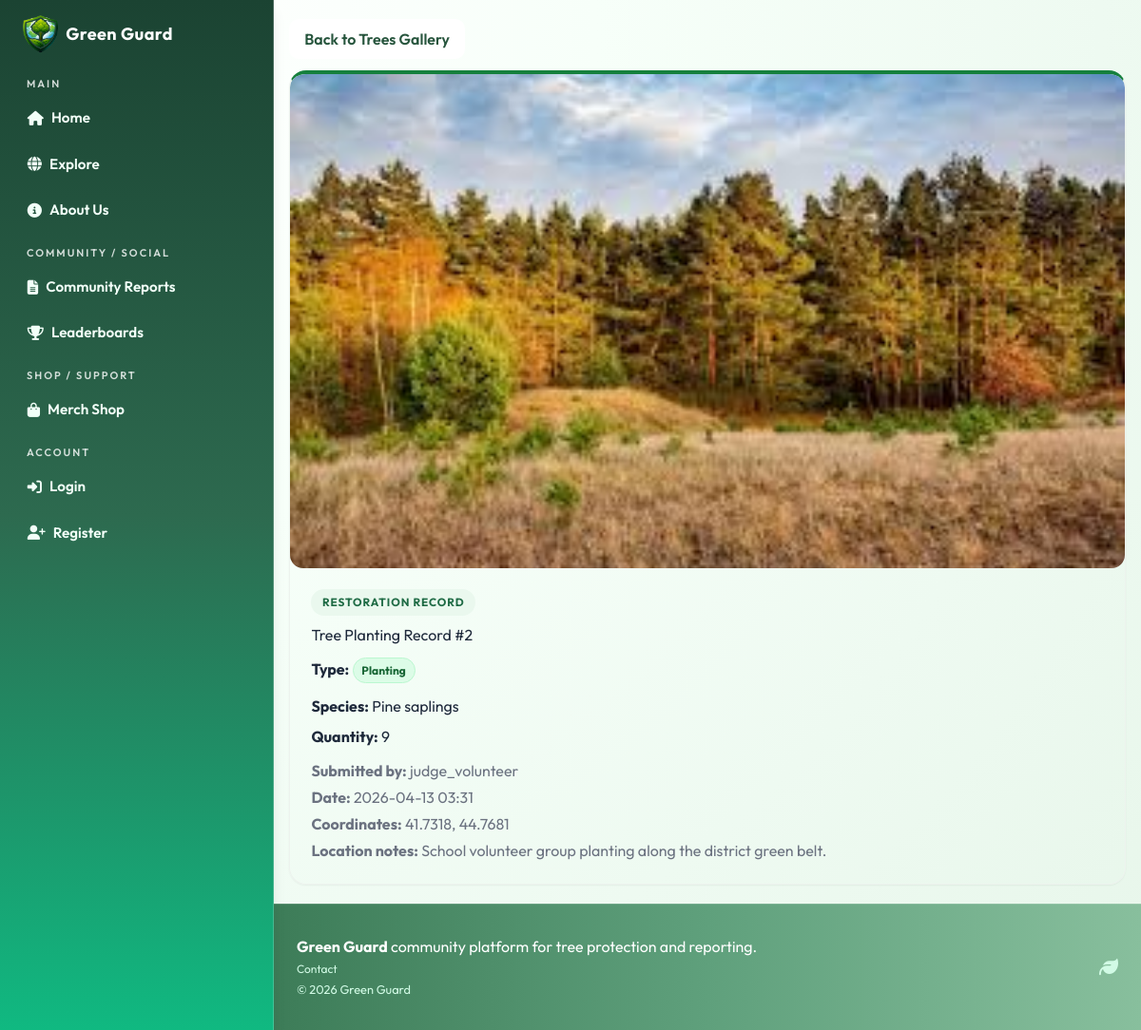
Screenshot of /reports/trees/2 with the database file from the repository.
### models.py (models this page shows, shortened)
class TreeRecord(db.Model):
    id = db.Column(db.Integer, primary_key=True)
    species = db.Column(db.String(120), nullable=False)
    quantity = db.Column(db.Integer, default=1, nullable=False)
    latitude = db.Column(db.Float, nullable=False)
    longitude = db.Column(db.Float, nullable=False)
    location_notes = db.Column(db.String(255))
    image_filename = db.Column(db.String(255))
    created_at = db.Column(
        db.DateTime, default=datetime.utcnow, nullable=False)
    user_id = db.Column(db.Integer, db.ForeignKey("user.id"), nullable=False)
    campaign_id = db.Column(
        db.Integer, db.ForeignKey("campaign.id"), nullable=True)

class User(UserMixin, db.Model):
    id = db.Column(db.Integer, primary_key=True)
    username = db.Column(db.String(80), unique=True, nullable=False)
    email = db.Column(db.String(120), unique=True, nullable=False)
    password_hash = db.Column(db.String(255), nullable=False)
    role = db.Column(db.String(30), default="individual", nullable=False)
    is_admin = db.Column(db.Boolean, default=False, nullable=False)
    verification_status = db.Column(
        db.String(20), default="approved", nullable=False
    )
    verified_at = db.Column(db.DateTime)
    verified_by_id = db.Column(db.Integer, db.ForeignKey("user.id"))
    created_at = db.Column(
        db.DateTime, default=datetime.utcnow, nullable=False)
    verified_by = db.relationship(
        "User",
        remote_side=[id],
        foreign_keys=[verified_by_id],
        post_update=True,
    )
    tree_records = db.relationship(
        "TreeRecord", backref="user", lazy=True, cascade="all, delete-orphan"
    )
    cutting_reports = db.relationship(
        "CuttingReport", backref="user", lazy=True, cascade="all, delete-orphan"
    )
    volunteer_signups = db.relationship(
        "VolunteerCampaignSignup", backref="user", lazy=True, cascade="all, delete-orphan"
    )
    support_donations = db.relationship(
        "SupportDonation", backref="user", lazy=True, cascade="all, delete-orphan"
    )
    created_campaigns = db.relationship(
        "Campaign", backref="creator", lazy=True, foreign_keys="Campaign.creator_user_id"
    )
    merch_purchases = db.relationship(
        "MerchPurchase", backref="user", lazy=True, cascade="all, delete-orphan"
    )

### routes/reports.py (the view)
@reports_bp.route("/reports/trees/<int:tree_id>")
def tree_detail(tree_id):
    tree = TreeRecord.query.get_or_404(tree_id)
    delete_form = DeleteForm()
    return render_template("volunteers/tree_detail.html", tree=tree, delete_form=delete_form)

### templates/volunteers/tree_detail.html (shortened to what this page needs)
{% extends 'base.html' %}
{% block content %}
  <section class="container my-5 gg-report-shell">
    <div class="mb-3">
      <a href="{{ url_for('reports.trees_gallery') }}" class="btn gg-btn-soft">Back to Trees Gallery</a>
    </div>
    <article class="card shadow-sm gg-report-detail-card gg-report-detail-success">
      {% if tree.image_filename %}
        {% if tree.image_filename.lower().endswith('.mp4') or tree.image_filename.lower().endswith('.mov') or tree.image_filename.lower().endswith('.webm') %}
          <video controls class="card-img-top gg-detail-image">
            <source src="{{ media_url(tree.image_filename) }}" />Your browser does not support video playback.
          </video>
        {% else %}
          <img src="{{ media_url(tree.image_filename) }}" class="card-img-top gg-detail-image" alt="Tree planting image" />
        {% endif %}
      {% endif %}
      <div class="card-body">
        <p class="gg-report-kicker mb-2">Restoration Record</p>
        <h1 class="h4 mb-3">Tree Planting Record #{{ tree.id }}</h1>
        <p class="mb-3">
          <strong>Type:</strong> <span class="badge gg-report-status-success text-uppercase">Planting</span>
        </p>
        <p class="mb-2">
          <strong>Species:</strong> {{ tree.species }}
        </p>
        <p class="mb-3">
          <strong>Quantity:</strong> {{ tree.quantity }}
        </p>
        <p class="mb-1 text-muted">
          <strong>Submitted by:</strong> {{ tree.user.username }}
        </p>
        <p class="mb-1 text-muted">
          <strong>Date:</strong> {{ tree.created_at.strftime('%Y-%m-%d %H:%M') }}
        </p>
        <p class="mb-1 text-muted">
          <strong>Coordinates:</strong> {{ tree.latitude }}, {{ tree.longitude }}
        </p>
        {% if tree.location_notes %}
          <p class="mb-0 text-muted">
            <strong>Location notes:</strong> {{ tree.location_notes }}
          </p>
        {% endif %}
      </div>
    </article>
  </section>
{% endblock %}

### static/css/style.css (style rules this page uses)
:root { --gg-green-dark: #2f6b47; --gg-green-mid: #5fa07c; --gg-green-soft: #ecf9f0; --gg-earth: #b8a398; --gg-blush: #dff3e5; --gg-sky: #d8efe0; --gg-lemon: #f1f8dc; --gg-text: #223229; --gg-shadow: 0 10px 24px rgba(74, 125, 95, 0.16); }
body { font-family: 'Outfit', sans-serif; background: radial-gradient(circle at 8% 4%, #ffffff 0%, #f7fff9 35%, #eefaf1 70%, #e7f6ea 100%); color: var(--gg-text); }
img, video { max-width: 100%; height: auto; }
.card { border: 1px solid #edf3ee; border-radius: 14px; box-shadow: var(--gg-shadow); }
.gg-report-shell { animation: gg-fade-up 0.45s ease; }
.gg-report-kicker { display: inline-flex; align-items: center; border-radius: 999px; background: #eaf8ee; color: #1f6b45; font-size: 0.74rem; font-weight: 700; letter-spacing: 0.08em; text-transform: uppercase; padding: 0.32rem 0.72rem; }
.gg-btn-danger, .gg-btn-success, .gg-btn-soft { border: none; border-radius: 10px; padding: 0.55rem 1rem; font-weight: 700; text-decoration: none; }
.gg-btn-soft { border: 1px solid #cadfd1; background: #ffffff; color: #27553d; }
.gg-report-detail-card { border-radius: 18px; overflow: hidden; }
.gg-report-detail-success { border-top: 4px solid #15803d; }
.gg-report-status-success { background: #dcfce7; color: #166534; border: 1px solid #bbf7d0; }
.gg-detail-image { display: block; width: 100%; max-height: 520px; object-fit: cover; border-radius: 14px; }
.gg-report-gallery-card .gg-gallery-thumb, .gg-report-detail-card .gg-detail-image { aspect-ratio: 16 / 10; }
.gg-report-detail-card .card-body { padding: 1.35rem 1.4rem 1.45rem; }
.btn, .form-control, .custom-select { border-radius: 10px; }
.container { width: 100%; max-width: 1120px; margin-left: auto; margin-right: auto; padding-left: 1rem; padding-right: 1rem; }
.text-muted { color: #6b7280; }
.card-header, .card-body { padding: 1rem 1.25rem; }
.btn { display: inline-flex; align-items: center; justify-content: center; gap: 0.35rem; font-weight: 600; border: 1px solid transparent; padding: 0.5rem 0.95rem; cursor: pointer; text-decoration: none; }
.badge { display: inline-block; border-radius: 999px; padding: 0.2rem 0.55rem; font-size: 0.75rem; font-weight: 700; }
.shadow-sm { box-shadow: 0 6px 18px rgba(74, 125, 95, 0.12); }
.my-5 { margin-top: 3rem; margin-bottom: 3rem; }
.mb-0 { margin-bottom: 0; }
.mb-1 { margin-bottom: 0.25rem; }
.mb-2 { margin-bottom: 0.5rem; }
.mb-3 { margin-bottom: 1rem; }

### rows the page displays
TreeRecord: image_filename (picture), id "2", species "Pine saplings", quantity "9", created_at "2026-04-13 03:31", latitude "41.7318", longitude "44.7681", location_notes "School volunteer group planting along the district green belt."
User: user.username "judge_volunteer"
